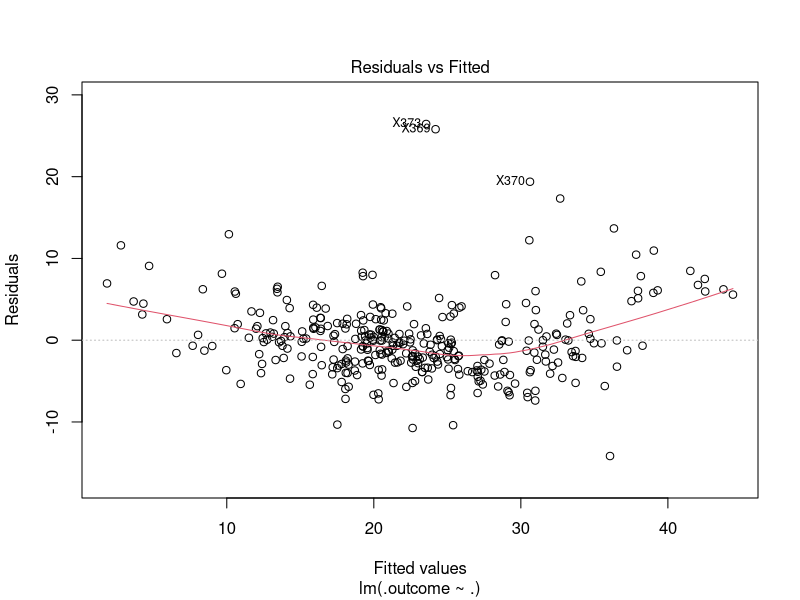
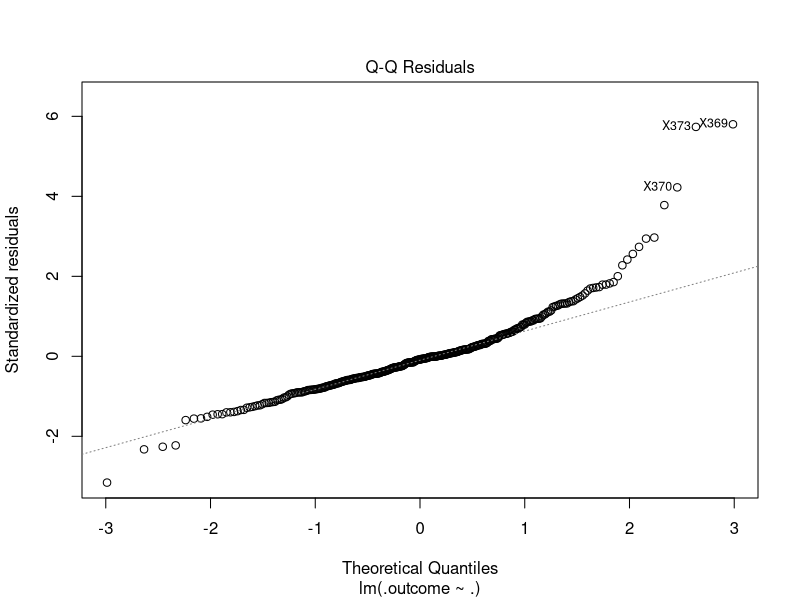
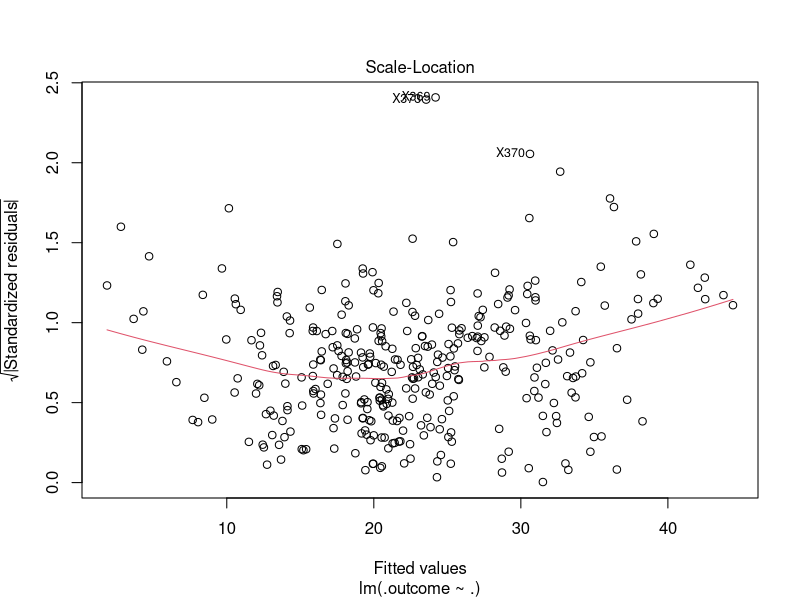
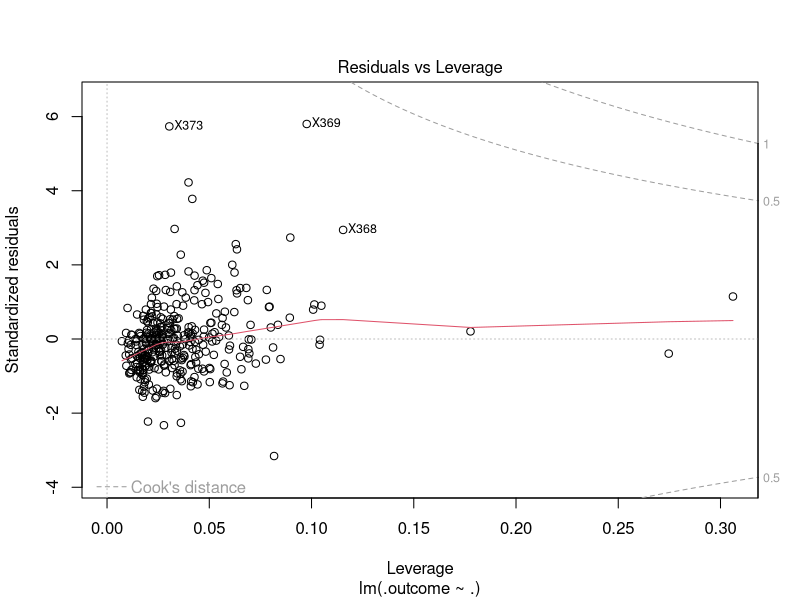
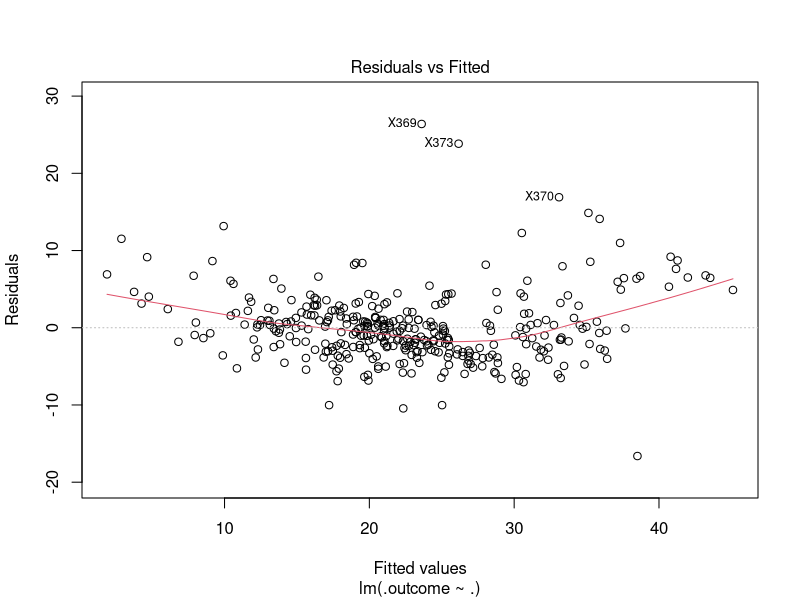
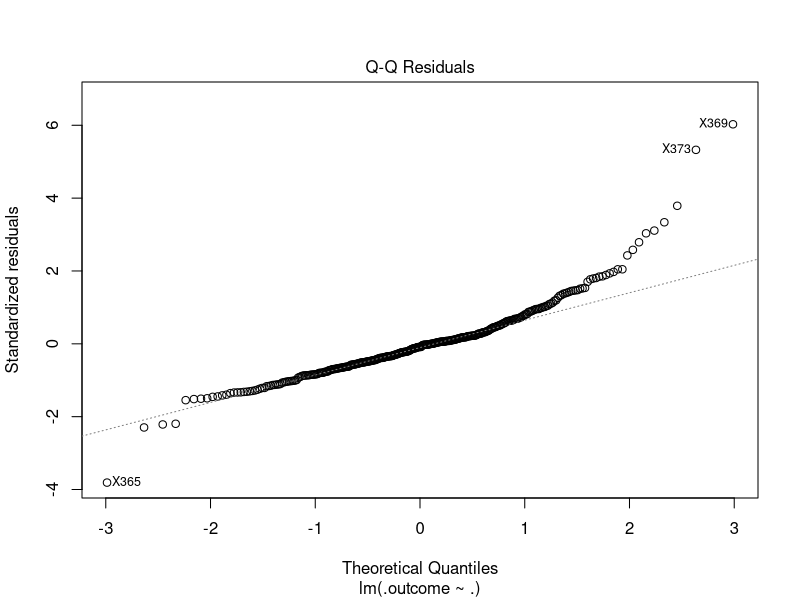
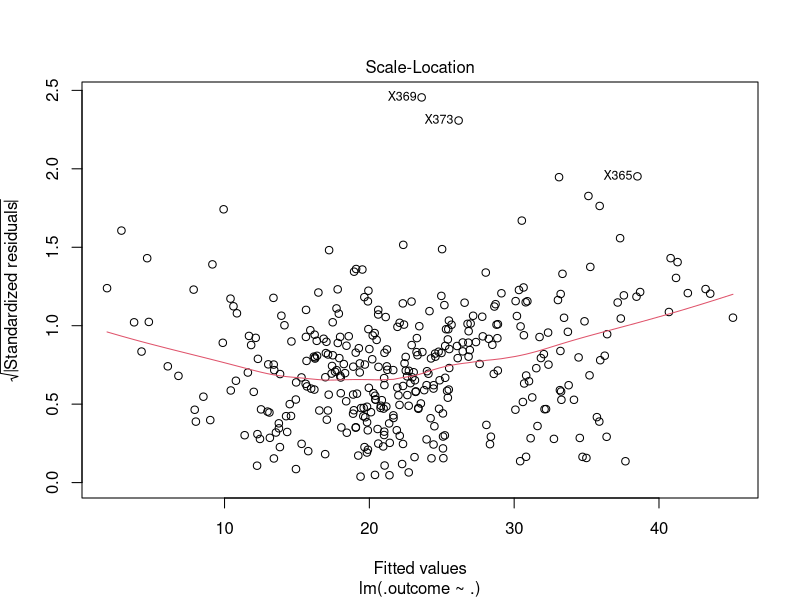
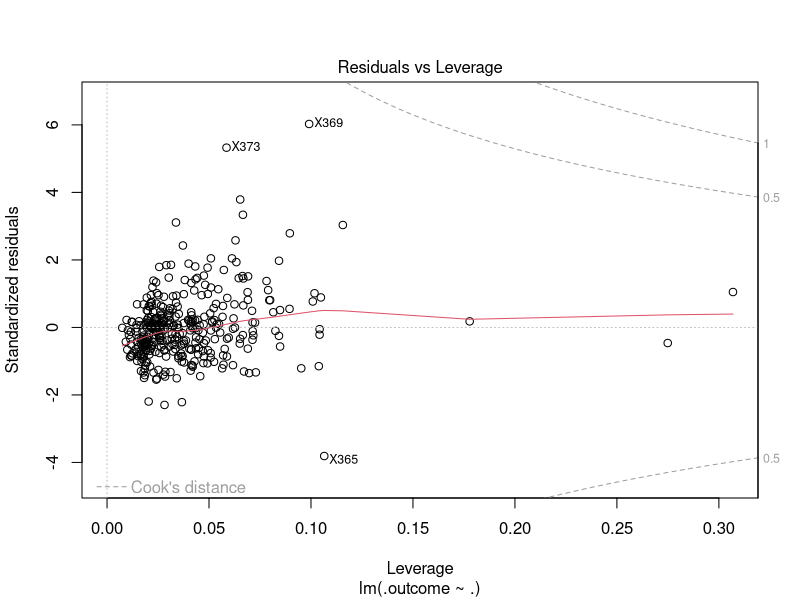

The R source for these figures, in order:
#insstall package
install.packages("mlbench")
install.packages("leaps")
#library
library(caret)
library(tidyverse)
library(mlbench) # To employ BostonHousing data
library(leaps) # To apply stepwise, backward and forward regression
# Data
data(BostonHousing)
head(BostonHousing)
str(BostonHousing)
# Data split: train and test data
set.seed(1)
nrow(BostonHousing) 
train_index=createDataPartition(BostonHousing$medv, p=0.7, list=F)
train=BostonHousing[train_index,]
str(train)
test=BostonHousing[-train_index,]
# Train control: kiem soat tao ra 1 yeu cau, cho dl chay tren do
ctr <- trainControl(method="repeatedcv",
                    number=2,
                    repeats = 5)

ctr$method
ctr$number
# Train models: 
  model_base <- train(medv~crim+zn+indus+nox+rm+age+dis+rad+tax+ptratio+b+lstat, 
                      data = train, 
                      method = 'lm', 
                      trControl = ctr) 
  
  model_dummy <- train(medv~chas+crim+zn+indus+nox+rm+age+dis+rad+tax+ptratio+b+lstat,
                       data = train, 
                       method = 'lm', 
                       trControl = ctr) 
  
  model_interaction <-train(medv~lstat+chas +lstat:chas, 
                           data=train, 
                            method = 'lm', 
                            trControl = ctr) 
                     
        
  model_stepwise <-
  model_backward <-
  model_forward <-
# Explore the results: 6 final models
  model_base$results
  model_base$resample
  model_base$finalModel 
  model_dummy$finalModel 
  model_interaction$finalModel 
  
# Calculate fitted values of 6 final models and add them into dataframe
  base_fit<- fitted(model_base) 
  dummy_fit<- fitted(model_dummy) 
  interaction_fit <- fitted(model_interaction) 
  data_fit<- data.frame(base_fit,dummy_fit,interaction_fit)
# Calculate residuals of 6 final models and add them into dataframe
  base_resid <- residuals(model_base) 
  dummy_resid <- residuals(model_dummy) 
  interaction_resid <- residuals(model_interaction) 
  data_resid <- data.frame(base_resid,dummy_resid,interaction_fit)
# Residuals analysis of 6 final models 
 plot(model_base$finalModel) 
 plot(model_dummy$finalModel) 
 plot(model_interaction$finalModel) 

 # Compare peformance of 6 final models 

# Predicted value of 6 final models 
 base_pred <- predict(model_base,newdata = test) 
 dummy_pred <- predict(model_dummy,newdata = test) 
 interaction_pred <- predict(model_interaction,newdata = test) 

# Evaluate 6 final models
